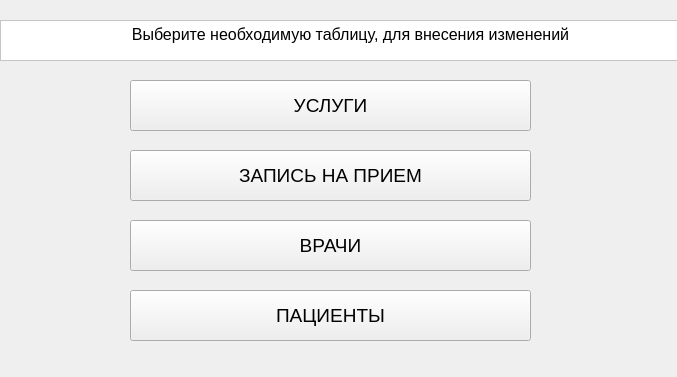
<?xml version="1.0" encoding="UTF-8"?>
<ui version="4.0">
 <class>Form</class>
 <widget class="QWidget" name="Form">
  <property name="geometry">
   <rect>
    <x>0</x>
    <y>0</y>
    <width>677</width>
    <height>377</height>
   </rect>
  </property>
  <property name="mouseTracking">
   <bool>false</bool>
  </property>
  <property name="tabletTracking">
   <bool>false</bool>
  </property>
  <property name="focusPolicy">
   <enum>Qt::NoFocus</enum>
  </property>
  <property name="windowTitle">
   <string>Form</string>
  </property>
  <property name="styleSheet">
   <string notr="true"/>
  </property>
  <widget class="QPushButton" name="push_button_appointment">
   <property name="geometry">
    <rect>
     <x>130</x>
     <y>150</y>
     <width>401</width>
     <height>51</height>
    </rect>
   </property>
   <property name="font">
    <font>
     <pointsize>14</pointsize>
    </font>
   </property>
   <property name="styleSheet">
    <string notr="true"/>
   </property>
   <property name="text">
    <string>ЗАПИСЬ НА ПРИЕМ</string>
   </property>
  </widget>
  <widget class="QPushButton" name="push_button_patient">
   <property name="enabled">
    <bool>true</bool>
   </property>
   <property name="geometry">
    <rect>
     <x>130</x>
     <y>290</y>
     <width>401</width>
     <height>51</height>
    </rect>
   </property>
   <property name="font">
    <font>
     <pointsize>14</pointsize>
    </font>
   </property>
   <property name="focusPolicy">
    <enum>Qt::StrongFocus</enum>
   </property>
   <property name="acceptDrops">
    <bool>false</bool>
   </property>
   <property name="styleSheet">
    <string notr="true"/>
   </property>
   <property name="text">
    <string>ПАЦИЕНТЫ</string>
   </property>
  </widget>
  <widget class="QPushButton" name="pushButton_doctor">
   <property name="geometry">
    <rect>
     <x>130</x>
     <y>220</y>
     <width>401</width>
     <height>51</height>
    </rect>
   </property>
   <property name="font">
    <font>
     <pointsize>14</pointsize>
    </font>
   </property>
   <property name="styleSheet">
    <string notr="true"/>
   </property>
   <property name="text">
    <string>ВРАЧИ</string>
   </property>
  </widget>
  <widget class="QPushButton" name="push_button_service">
   <property name="geometry">
    <rect>
     <x>130</x>
     <y>80</y>
     <width>401</width>
     <height>51</height>
    </rect>
   </property>
   <property name="font">
    <font>
     <pointsize>14</pointsize>
    </font>
   </property>
   <property name="mouseTracking">
    <bool>true</bool>
   </property>
   <property name="focusPolicy">
    <enum>Qt::TabFocus</enum>
   </property>
   <property name="styleSheet">
    <string notr="true"/>
   </property>
   <property name="text">
    <string>УСЛУГИ</string>
   </property>
  </widget>
  <widget class="QTextBrowser" name="textBrowser">
   <property name="geometry">
    <rect>
     <x>0</x>
     <y>20</y>
     <width>701</width>
     <height>41</height>
    </rect>
   </property>
   <property name="font">
    <font>
     <pointsize>14</pointsize>
    </font>
   </property>
   <property name="cursor" stdset="0">
    <cursorShape>ArrowCursor</cursorShape>
   </property>
   <property name="mouseTracking">
    <bool>false</bool>
   </property>
   <property name="styleSheet">
    <string notr="true">background-color: rgb(255, 255, 255);
color: rgb(0, 0, 0);</string>
   </property>
   <property name="html">
    <string>&lt;!DOCTYPE HTML PUBLIC &quot;-//W3C//DTD HTML 4.0//EN&quot; &quot;http://www.w3.org/TR/REC-html40/strict.dtd&quot;&gt;
&lt;html&gt;&lt;head&gt;&lt;meta name=&quot;qrichtext&quot; content=&quot;1&quot; /&gt;&lt;style type=&quot;text/css&quot;&gt;
p, li { white-space: pre-wrap; }
&lt;/style&gt;&lt;/head&gt;&lt;body style=&quot; font-family:'MS Shell Dlg 2'; font-size:14pt; font-weight:400; font-style:normal;&quot;&gt;
&lt;p align=&quot;center&quot; style=&quot; margin-top:0px; margin-bottom:0px; margin-left:0px; margin-right:0px; -qt-block-indent:0; text-indent:0px;&quot;&gt;&lt;span style=&quot; font-size:12pt;&quot;&gt;Выберите необходимую таблицу, для внесения изменений&lt;/span&gt;&lt;/p&gt;&lt;/body&gt;&lt;/html&gt;</string>
   </property>
  </widget>
  <widget class="QLabel" name="label">
   <property name="geometry">
    <rect>
     <x>0</x>
     <y>-90</y>
     <width>711</width>
     <height>511</height>
    </rect>
   </property>
   <property name="text">
    <string/>
   </property>
   <property name="pixmap">
    <pixmap>../../OneDrive/Изображения/Снимки экрана/Снимок экрана 2024-03-31 113316.png</pixmap>
   </property>
  </widget>
  <zorder>label</zorder>
  <zorder>push_button_appointment</zorder>
  <zorder>push_button_patient</zorder>
  <zorder>pushButton_doctor</zorder>
  <zorder>push_button_service</zorder>
  <zorder>textBrowser</zorder>
 </widget>
 <resources/>
 <connections/>
</ui>
